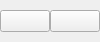
<?xml version="1.0" encoding="UTF-8"?>
<ui version="4.0">
 <class>SettingsPairWidget</class>
 <widget class="QWidget" name="SettingsPairWidget">
  <property name="geometry">
   <rect>
    <x>0</x>
    <y>0</y>
    <width>100</width>
    <height>42</height>
   </rect>
  </property>
  <property name="sizePolicy">
   <sizepolicy hsizetype="Fixed" vsizetype="Preferred">
    <horstretch>0</horstretch>
    <verstretch>0</verstretch>
   </sizepolicy>
  </property>
  <property name="minimumSize">
   <size>
    <width>100</width>
    <height>0</height>
   </size>
  </property>
  <property name="windowTitle">
   <string>Form</string>
  </property>
  <layout class="QHBoxLayout" name="horizontalLayout">
   <property name="spacing">
    <number>0</number>
   </property>
   <property name="leftMargin">
    <number>0</number>
   </property>
   <property name="topMargin">
    <number>0</number>
   </property>
   <property name="rightMargin">
    <number>0</number>
   </property>
   <property name="bottomMargin">
    <number>0</number>
   </property>
   <item>
    <widget class="adiscope::CustomPushButton" name="btnGenSettings">
     <property name="styleSheet">
      <string notr="true"/>
     </property>
     <property name="text">
      <string/>
     </property>
     <property name="checkable">
      <bool>true</bool>
     </property>
     <property name="menu_icon_button" stdset="0">
      <bool>true</bool>
     </property>
     <property name="general_settings_icon" stdset="0">
      <bool>true</bool>
     </property>
    </widget>
   </item>
   <item>
    <widget class="QPushButton" name="btnSettings">
     <property name="styleSheet">
      <string notr="true"/>
     </property>
     <property name="text">
      <string/>
     </property>
     <property name="checkable">
      <bool>true</bool>
     </property>
     <property name="settings_icon" stdset="0">
      <bool>true</bool>
     </property>
     <property name="menu_icon_button" stdset="0">
      <bool>true</bool>
     </property>
    </widget>
   </item>
  </layout>
 </widget>
 <customwidgets>
  <customwidget>
   <class>adiscope::CustomPushButton</class>
   <extends>QPushButton</extends>
   <header>gui/customPushButton.h</header>
  </customwidget>
 </customwidgets>
 <resources/>
 <connections/>
</ui>
